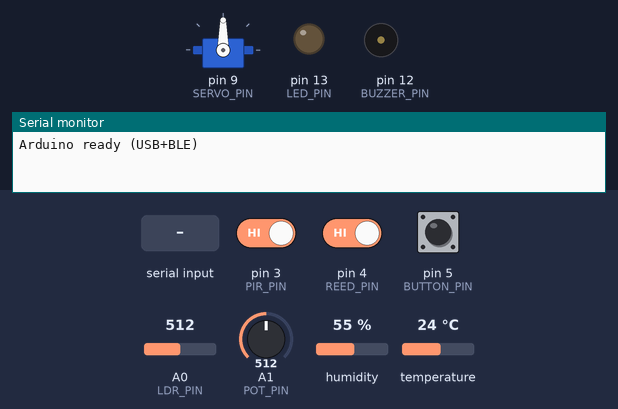
Recording of a sketch running on a simulated Arduino Uno, built with avr-gcc and run on an emulated ATmega328P. Shown: servo, output pins drawn as LEDs (lit = HIGH), buzzer (waves = sounding, pin HIGH), the last lines printed to the serial monitor. The test bench sets the inputs (shaded band); at power-on: pin 3 (PIR_PIN) HIGH, pin 4 (REED_PIN) HIGH, pin 5 (BUTTON_PIN) HIGH, A0 (LDR_PIN) = 512, A1 (POT_PIN) = 512, humidity 55 %, temperature 24 °C.

Above: at 1.2 s.
1.3 s: "LED_ON\n" received over Serial
At 2.2 s:
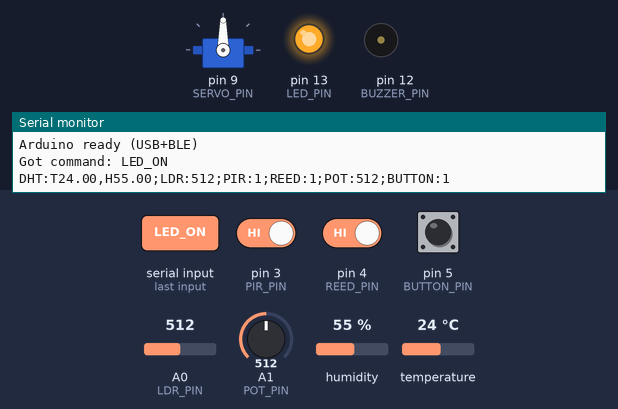
2.8 s: "BUZZER_ON\n" received over the second serial link
At 3.2 s:
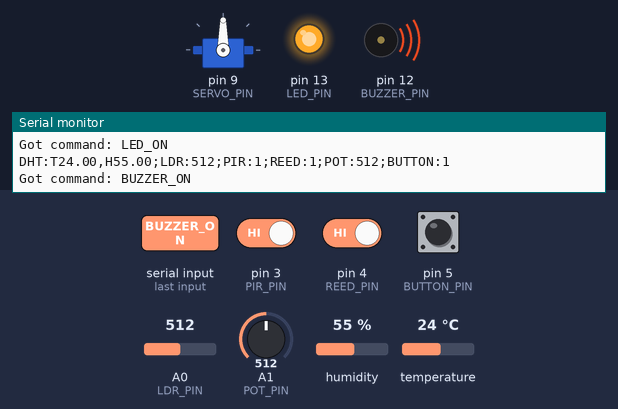
4.3 s: "LED_OFF\n" received over Serial
At 5.5 s:
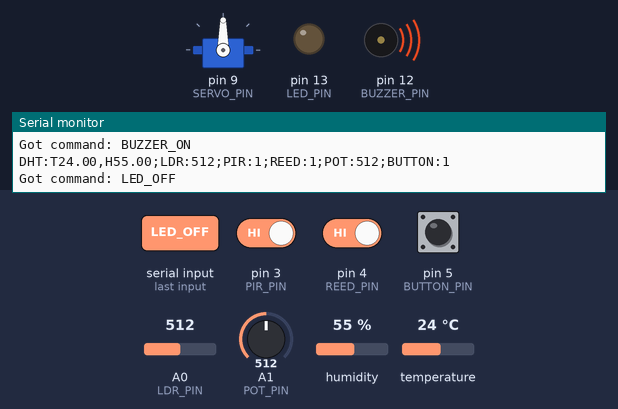
5.8 s: "SERVO:\n" received over the second serial link
At 6.6 s:
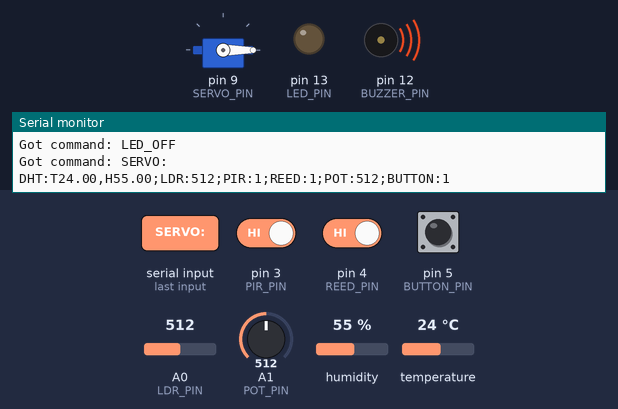
7.3 s: "BUZZER_OFF\n" received over Serial
At 8.3 s:
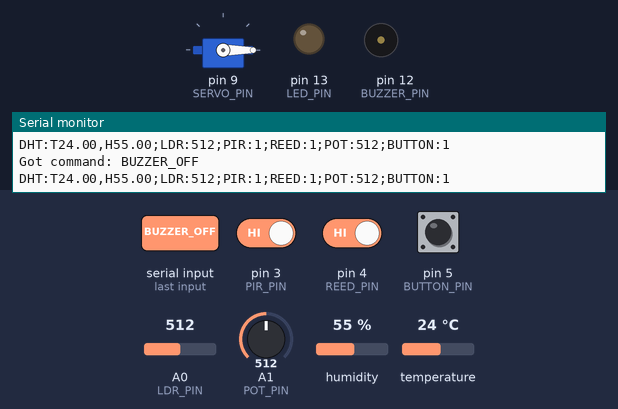
8.8 s: "LED_ON\n" received over the second serial link
At 10.0 s:
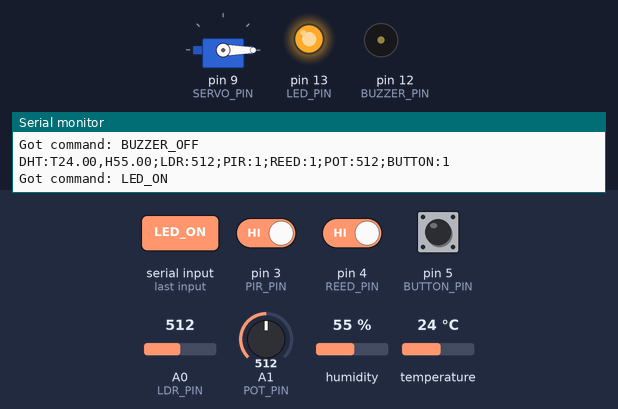
Timing chart, 0 to 11.3 s (numbered marks = the images above; inputs shaded):
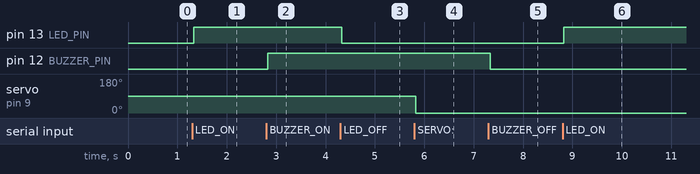

Measured:
- after the input at 1.3 s, pin 13 (LED_PIN): LOW → HIGH at once
- after the input at 2.8 s, pin 12 (BUZZER_PIN): LOW → HIGH at once
- after the input at 4.3 s, pin 13 (LED_PIN): HIGH → LOW at once
- after the input at 5.8 s, servo on pin 9 (SERVO_PIN): 90° → 0° at once
- after the input at 7.3 s, pin 12 (BUZZER_PIN): HIGH → LOW at once
- after the input at 8.8 s, pin 13 (LED_PIN): LOW → HIGH at once

The sketch:

hub.ino
```cpp
#include <DHT.h>
#include <Servo.h>
#include <SoftwareSerial.h>

#define LED_PIN 13
#define BUZZER_PIN 12
#define SERVO_PIN 9
#define LDR_PIN A0
#define DHT_PIN 2
#define PIR_PIN 3
#define REED_PIN 4
#define POT_PIN A1
#define BUTTON_PIN 5

#define BLE_RX 10
#define BLE_TX 11

#define DHTTYPE DHT11
DHT dht(DHT_PIN, DHTTYPE);
Servo myServo;
SoftwareSerial BLE(BLE_RX, BLE_TX);

void setup() {
  pinMode(LED_PIN, OUTPUT);
  pinMode(BUZZER_PIN, OUTPUT);
  pinMode(PIR_PIN, INPUT);
  pinMode(REED_PIN, INPUT_PULLUP);
  pinMode(BUTTON_PIN, INPUT_PULLUP);

  Serial.begin(9600);
  BLE.begin(9600);
  myServo.attach(SERVO_PIN);
  dht.begin();

  Serial.println("Arduino ready (USB+BLE)");
  BLE.println("Arduino ready (BLE)");
}

void loop() {
  if (Serial.available()) handleCommand(Serial.readStringUntil('\n'));
  if (BLE.available()) handleCommand(BLE.readStringUntil('\n'));

  static unsigned long lastSend = 0;
  if (millis() - lastSend > 2000) {
    lastSend = millis();

    float temp = dht.readTemperature();
    float hum = dht.readHumidity();
    int ldr = analogRead(LDR_PIN);
    int pot = analogRead(POT_PIN);
    int pir = digitalRead(PIR_PIN);
    int reed = digitalRead(REED_PIN);
    int btn = digitalRead(BUTTON_PIN);

    String msg = "DHT:T"+String(temp)+",H"+String(hum);
    msg += ";LDR:"+String(ldr);
    msg += ";PIR:"+String(pir);
    msg += ";REED:"+String(reed);
    msg += ";POT:"+String(pot);
    msg += ";BUTTON:"+String(btn);

    Serial.println(msg);
    BLE.println(msg);
  }
}

void handleCommand(String cmd){
  cmd.trim();
  Serial.println("Got command: " + cmd);
  BLE.println("Got command: " + cmd);

  if(cmd=="LED_ON") digitalWrite(LED_PIN,HIGH);
  else if(cmd=="LED_OFF") digitalWrite(LED_PIN,LOW);
  else if(cmd=="BUZZER_ON") digitalWrite(BUZZER_PIN,HIGH);
  else if(cmd=="BUZZER_OFF") digitalWrite(BUZZER_PIN,LOW);
  else if(cmd.startsWith("SERVO:")){
    int angle = cmd.substring(6).toInt();
    angle = constrain(angle,0,180);
    myServo.write(angle);
  }
}
```
